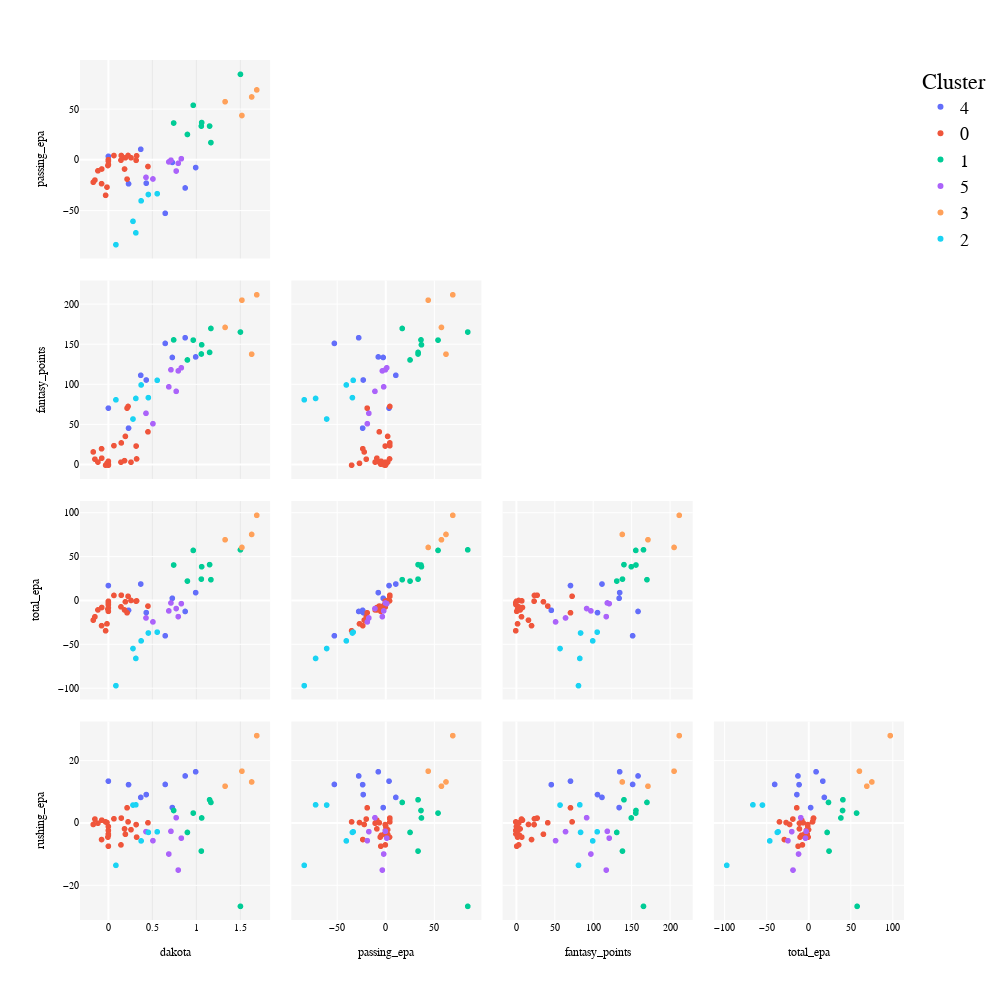

This figure's notebook cell:
### Markdown cell above
## Graphing Clusters

### Code cell
graph_pair_plot_plotly(df=cluster_df, cluster_rankings=cluster_ranking,
                       position=position, stats=subset_cols, 
                       save_suffix=suffix, font_size=font_size, marker_size=marker_size,
                       height=dim, width=dim
                      )

### Figure 1 — Plotly figure (JSON) as saved in the notebook; plotly's stock layout.template omitted (floating-point values rounded to 4 significant figures)
{"data": [{"diagonal": {"visible": false}, "dimensions": [{"axis": {"matches": true}, "label": "dakota", "values": [0.3682, 0.9929, 0, 0.6466, 0.7275, 0.431, 0.8734, 0.2293]}, {"axis": {"matches": true}, "label": "passing_epa", "values": [10.73, -7.331, 3.75, -52.54, -2.259, -22.82, -27.49, -23.4]}, {"axis": {"matches": true}, "label": "fantasy_points", "values": [111.6, 134.6, 70.58, 151.5, 133.9, 105.7, 158.5, 45.58]}, {"axis": {"matches": true}, "label": "total_epa", "values": [19.02, 9.2, 17.26, -40.07, 2.76, -13.62, -12.3, -11.01]}, {"axis": {"matches": true}, "label": "rushing_epa", "values": [8.292, 16.53, 13.51, 12.46, 5.019, 9.199, 15.18, 12.39]}], "hovertemplate": "<b>%{hovertext}</b><br><br>Cluster=4<br>%{xaxis.title.text}=%{x}<br>%{yaxis.title.text}=%{y}<extra></extra>", "hovertext": ["Matthew Stafford", "Russell Wilson", "Taysom Hill", "Joshua Dobbs", "Jordan Love", "Justin Fields", "Sam Howell", "Tyson Bagent"], "legendgroup": "4", "marker": {"color": "#636efa", "size": 6, "symbol": "circle"}, "name": "4", "showlegend": true, "showupperhalf": false, "type": "splom"}, {"diagonal": {"visible": false}, "dimensions": [{"axis": {"matches": true}, "label": "dakota", "values": [0.184, 0.06331, 0.4506, -0.005301, 0.1471, -0.07747, 0.2126, 0, -0.07514, 0, 0, 0, 0, -0.1531, 0.321, -0.1189, 0.1434, -0.1719, 0.3156, -0.03124, -0.01551, 0.2574, 0.1936, 0.2242]}, {"axis": {"matches": true}, "label": "passing_epa", "values": [-8.781, 4.548, -6.304, -5.342, 4.559, -23.28, -18.76, -4.764, -8.767, 0.4269, -4.287, 0, -1.056, -19.73, 4.249, -10.56, -0.06828, -21.83, -0.1702, -34.75, -26.67, 2.316, 2.284, 4.588]}, {"axis": {"matches": true}, "label": "fantasy_points", "values": [4.94, 23.64, 40.96, 1.64, 27.12, 19.82, 70.58, 0.54, 8.04, 0.16, 4.18, -0.7, -0.46, 6.78, 7.12, 3.16, 3.06, 15.86, 23.18, -0.72, 1.6, 3.04, 35.3, 72.68]}, {"axis": {"matches": true}, "label": "total_epa", "values": [-10.6, 5.977, -6.161, -9.812, 6.208, -28.53, -13.81, -12.16, -7.781, -0.6421, -8.187, -2.335, -4.529, -18.39, -0.22, -10.56, -7.037, -22.23, -0.6087, -34.33, -26.45, 0.2362, -1.266, 5.018]}, {"axis": {"matches": true}, "label": "rushing_epa", "values": [-1.815, 1.428, 0.1434, -4.47, 1.648, -5.252, 4.95, -7.394, 0.9864, -1.069, -3.9, -2.335, -3.473, 1.336, -4.469, 0, -6.968, -0.4044, -0.4385, 0.4166, 0.2135, -2.079, -3.551, 0.4301]}], "hovertemplate": "<b>%{hovertext}</b><br><br>Cluster=0<br>%{xaxis.title.text}=%{x}<br>%{yaxis.title.text}=%{y}<extra></extra>", "hovertext": ["Brian Hoyer", "Andy Dalton", "Tyrod Taylor", "Jameis Winston", "Taylor Heinicke", "P.J. Walker", "Deshaun Watson", "Cooper Rush", "Mitchell Trubisky", "C.J. Beathard", "Mike White", "Kyle Allen", "Sam Darnold", "Brett Rypien", "Tyler Huntley", "Bailey Zappe", "Malik Willis", "Tommy DeVito", "Aidan O'Connell", "Clayton Tune", "Dorian Thompson-Robinson", "Jaren Hall", "Will Levis", "Anthony Richardson"], "legendgroup": "0", "marker": {"color": "#EF553B", "size": 6, "symbol": "circle"}, "name": "0", "showlegend": true, "showupperhalf": false, "type": "splom"}, {"diagonal": {"visible": false}, "dimensions": [{"axis": {"matches": true}, "label": "dakota", "values": [1.061, 1.151, 1.058, 1.166, 0.8989, 1.502, 0.7425, 0.9654]}, {"axis": {"matches": true}, "label": "passing_epa", "values": [37.1, 33.63, 33.59, 17.32, 25.35, 84.78, 36.66, 54.17]}, {"axis": {"matches": true}, "label": "fantasy_points", "values": [149.7, 140.2, 138.3, 170.2, 130.8, 165.7, 155.8, 155.6]}, {"axis": {"matches": true}, "label": "total_epa", "values": [38.79, 41.17, 24.63, 24.0, 22.39, 58.06, 40.75, 57.42]}, {"axis": {"matches": true}, "label": "rushing_epa", "values": [1.687, 7.536, -8.963, 6.68, -2.966, -26.72, 4.088, 3.25]}], "hovertemplate": "<b>%{hovertext}</b><br><br>Cluster=1<br>%{xaxis.title.text}=%{x}<br>%{yaxis.title.text}=%{y}<extra></extra>", "hovertext": ["Kirk Cousins", "Dak Prescott", "Jared Goff", "Lamar Jackson", "Baker Mayfield", "Tua Tagovailoa", "Justin Herbert", "C.J. Stroud"], "legendgroup": "1", "marker": {"color": "#00cc96", "size": 6, "symbol": "circle"}, "name": "1", "showlegend": true, "showupperhalf": false, "type": "splom"}, {"diagonal": {"visible": false}, "dimensions": [{"axis": {"matches": true}, "label": "dakota", "values": [0.5071, 0.6876, 0.795, 0.4281, 0.7715, 0.7118, 0.8297]}, {"axis": {"matches": true}, "label": "passing_epa", "values": [-18.62, -1.745, -3.147, -17.03, -10.77, -0.01873, 1.403]}, {"axis": {"matches": true}, "label": "fantasy_points", "values": [51.12, 97.18, 117.1, 64.1, 91.58, 118.5, 121]}, {"axis": {"matches": true}, "label": "total_epa", "values": [-24.24, -11.65, -18.22, -19.74, -9.004, -2.616, -3.402]}, {"axis": {"matches": true}, "label": "rushing_epa", "values": [-5.614, -9.908, -15.07, -2.711, 1.769, -2.597, -4.805]}], "hovertemplate": "<b>%{hovertext}</b><br><br>Cluster=5<br>%{xaxis.title.text}=%{x}<br>%{yaxis.title.text}=%{y}<extra></extra>", "hovertext": ["Ryan Tannehill", "Geno Smith", "Derek Carr", "Jimmy Garoppolo", "Gardner Minshew", "Joe Burrow", "Trevor Lawrence"], "legendgroup": "5", "marker": {"color": "#ab63fa", "size": 6, "symbol": "circle"}, "name": "5", "showlegend": true, "showupperhalf": false, "type": "splom"}, {"diagonal": {"visible": false}, "dimensions": [{"axis": {"matches": true}, "label": "dakota", "values": [1.328, 1.688, 1.519, 1.63]}, {"axis": {"matches": true}, "label": "passing_epa", "values": [57.7, 69.36, 44.07, 62.38]}, {"axis": {"matches": true}, "label": "fantasy_points", "values": [171.5, 212.2, 205.5, 138.0]}, {"axis": {"matches": true}, "label": "total_epa", "values": [69.59, 97.5, 60.79, 75.64]}, {"axis": {"matches": true}, "label": "rushing_epa", "values": [11.89, 28.14, 16.72, 13.26]}], "hovertemplate": "<b>%{hovertext}</b><br><br>Cluster=3<br>%{xaxis.title.text}=%{x}<br>%{yaxis.title.text}=%{y}<extra></extra>", "hovertext": ["Patrick Mahomes", "Josh Allen", "Jalen Hurts", "Brock Purdy"], "legendgroup": "3", "marker": {"color": "#FFA15A", "size": 6, "symbol": "circle"}, "name": "3", "showlegend": true, "showupperhalf": false, "type": "splom"}, {"diagonal": {"visible": false}, "dimensions": [{"axis": {"matches": true}, "label": "dakota", "values": [0.2803, 0.3726, 0.08588, 0.4549, 0.5556, 0.3125]}, {"axis": {"matches": true}, "label": "passing_epa", "values": [-60.46, -40.22, -83.54, -33.96, -33.17, -71.84]}, {"axis": {"matches": true}, "label": "fantasy_points", "values": [56.96, 99.54, 81, 83.7, 105.3, 82.7]}, {"axis": {"matches": true}, "label": "total_epa", "values": [-54.62, -45.91, -97.08, -36.9, -35.93, -65.94]}, {"axis": {"matches": true}, "label": "rushing_epa", "values": [5.835, -5.684, -13.54, -2.942, -2.761, 5.904]}], "hovertemplate": "<b>%{hovertext}</b><br><br>Cluster=2<br>%{xaxis.title.text}=%{x}<br>%{yaxis.title.text}=%{y}<extra></extra>", "hovertext": ["Daniel Jones", "Mac Jones", "Zach Wilson", "Kenny Pickett", "Desmond Ridder", "Bryce Young"], "legendgroup": "2", "marker": {"color": "#19d3f3", "size": 6, "symbol": "circle"}, "name": "2", "showlegend": true, "showupperhalf": false, "type": "splom"}], "layout": {"dragmode": "select", "font": {"color": "black", "family": "Courier New, monospace", "size": 10}, "height": 1000, "legend": {"font": {"size": 18}, "title": {"text": "Cluster"}, "tracegroupgap": 0}, "margin": {"t": 60}, "paper_bgcolor": "rgba(0,0,0,0)", "plot_bgcolor": "rgba(245, 245, 245, 1)", "showlegend": true, "width": 1000, "xaxis": {"gridcolor": "rgba(200, 200, 200, 0.5)", "gridwidth": 0.5, "showgrid": true}, "yaxis": {"gridcolor": "rgba(200, 200, 200, 0.5)", "gridwidth": 0.5, "showgrid": true}}}
